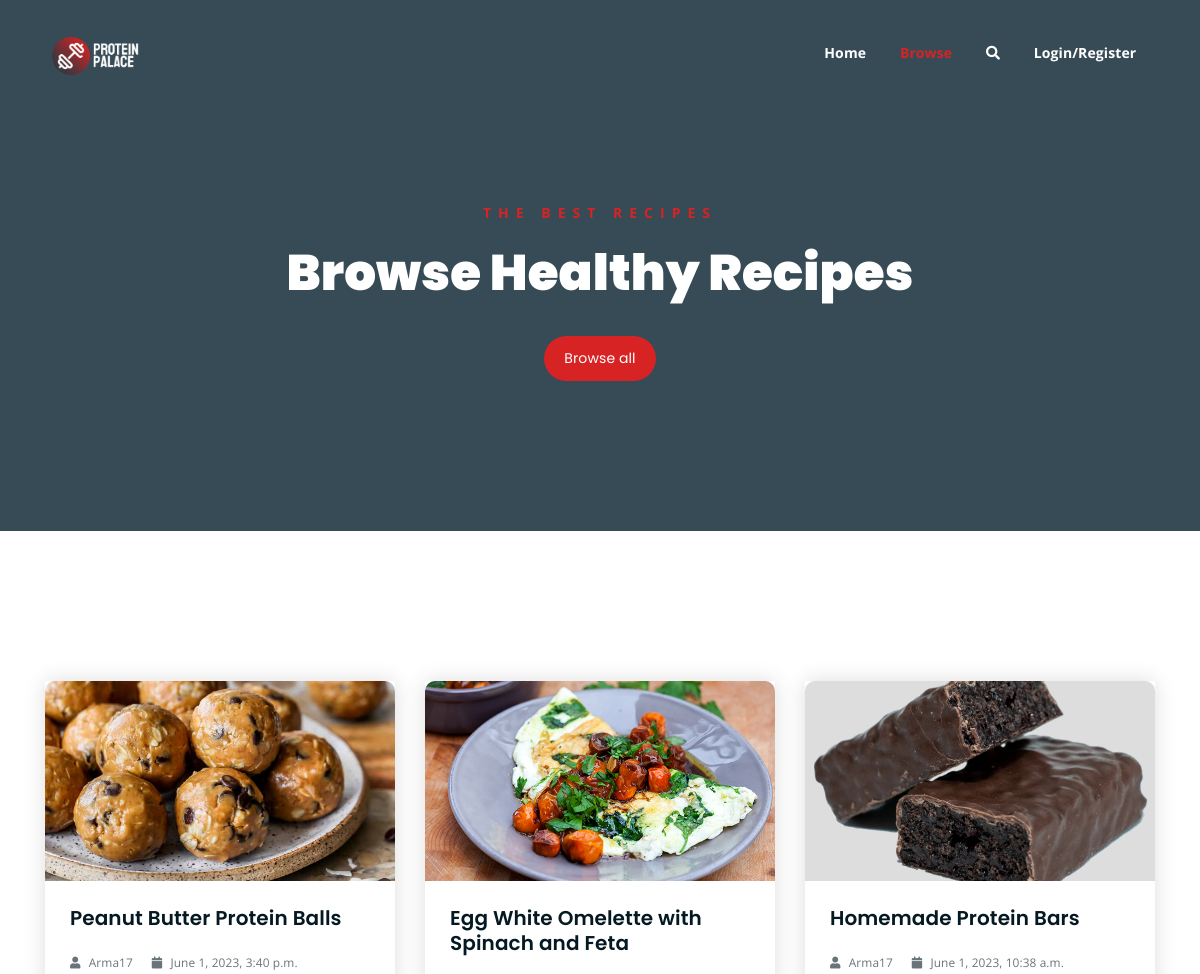
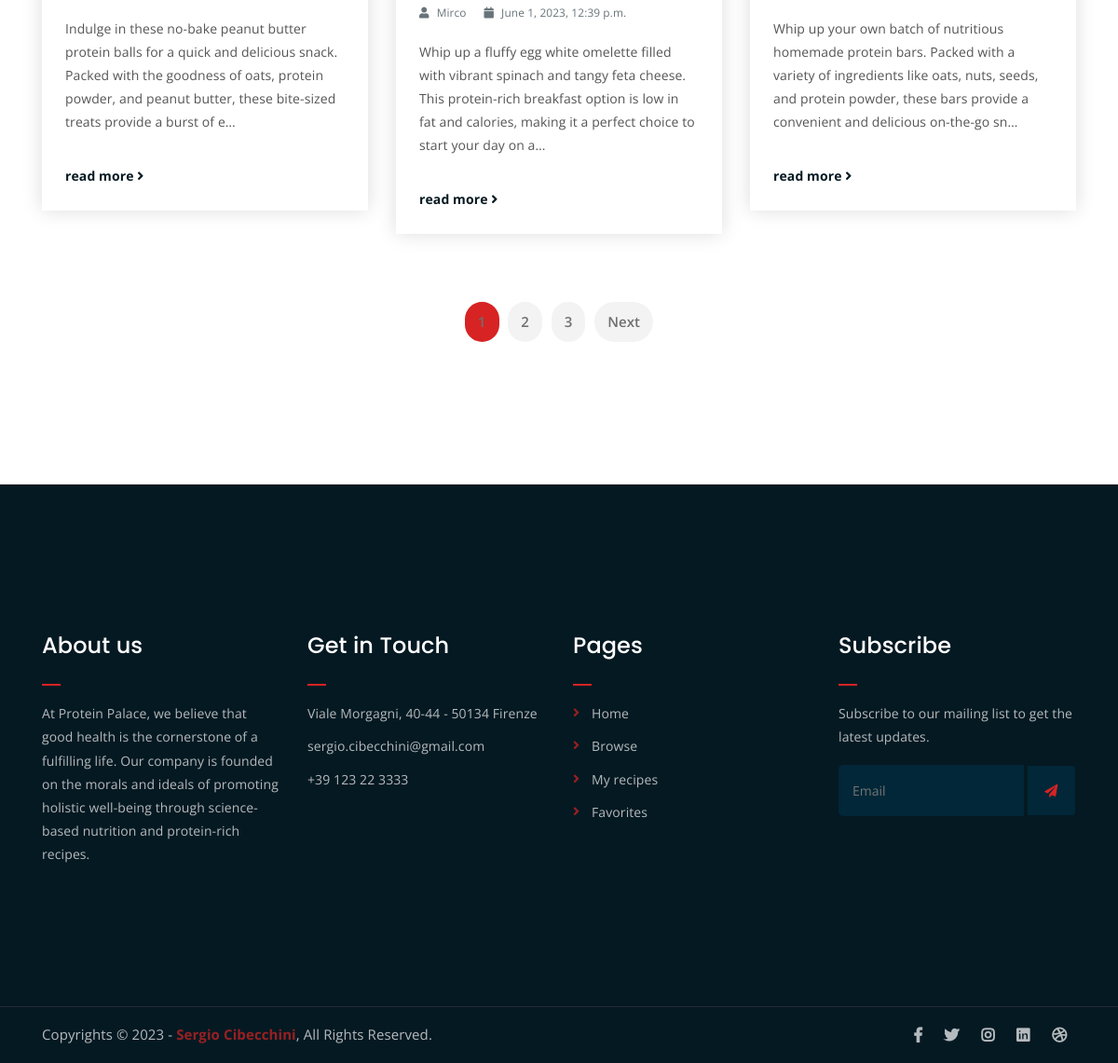
The page /browse/ on the database its author committed (2 pictures, top to bottom).
### ProteinPalaceApp/models.py (models this page shows, shortened)
class Recipe(models.Model):
    user = models.ForeignKey(User, on_delete=models.SET_NULL, null=True)
    name = models.CharField(max_length=255)
    image = models.ImageField(upload_to=recipe_image_filename)
    description = models.TextField()
    category = models.ForeignKey('Category', on_delete=models.CASCADE)
    comments = models.ManyToManyField('Comment', blank=True)
    createdAt = models.DateTimeField(auto_now_add=True)
    updatedAt = models.DateTimeField(auto_now=True)

### ProteinPalaceApp/views.py (the view)
# urls.py: path('browse/', views.browse, name = 'browse'),
def browse(request):
    num = int(request.GET.get('num', 1))  # 1 is the default value
    max_recipes_per_page = 3  # Set the maximum number of recipes to display per page
    recipes = Recipe.objects.order_by('-createdAt')  # Order recipes by the 'created_at' field in descending order
    paginator = Paginator(recipes, max_recipes_per_page)
    page = paginator.get_page(num)
    page_range = paginator.page_range
    max_pages = paginator.num_pages
    myDict = {
        "title": "Browse",
        "current_page": "browse",  # Set current_page to 'browse'
        "num": num,
        "recipes": page,
        "max_recipes_per_page": max_recipes_per_page,
        "page_range": page_range,
        "max_pages": max_pages,
    }
    return render(request, 'browse.html', context=myDict)

### templates/browse.html (shortened to what this page needs)
{% extends "index.html" %}
{% block content %}
<div class="breadcrumb-section breadcrumb-bg">
    <div class="container">
        <div class="row">
            <div class="col-lg-8 offset-lg-2 text-center">
                <div class="breadcrumb-text">
                    {% block breadcrumb-text %}
                    <p>The best recipes</p>
                    <h1>Browse Healthy Recipes</h1>
                    {% endblock %}
                </div>
                <div class="hero-btns">
                    {% block hero-btns %}
                    <a href="{% url 'browse' %}" class="boxed-btn">Browse all</a>
                    {% endblock %}
                </div>
            </div>
        </div>
    </div>
</div>
{% block data %}
<div class="latest-news mt-150 mb-150">
    <div class="container">
        {% block recipes %}
        <div class="row">
            {% for recipe in recipes %}
            <div class="col-lg-4 col-md-6">
                <div class="single-latest-news">
                    <a href="{% if recipe.pk %} {% url 'recipe-detail' recipe.pk %}{% endif %}">
                        <div class="latest-news-bg" style="background-image: url('{{ recipe.image.url }}');"></div>
                    </a>
                    <div class="news-text-box">
                        <h3><a href="{% if recipe.pk %} {% url 'recipe-detail' recipe.pk %}{% endif %}" >{{ recipe.name }}</a></h3>
                        <p class="blog-meta">
                            <span class="author"><i class="fas fa-user"></i> {{ recipe.user.username }}</span>
                            <span class="date"><i class="fas fa-calendar"></i> {{ recipe.createdAt }}</span>
                        </p>
                        <p class="excerpt">{{ recipe.description|truncatechars:200 }}</p>
                        <a href="{% if recipe.pk %} {% url 'recipe-detail' recipe.pk %}{% endif %}"  class="read-more-btn">read more <i class="fas fa-angle-right"></i></a>
                    </div>
                </div>
            </div>
            {% endfor %}
        </div>
        {% endblock %}
        <div class="row">
            <div class="container">
                <div class="row">
                    <div class="col-lg-12 text-center">
                        <div class="pagination-wrap">
                            <ul>
                                {% for page_num in page_range %}
                                    {% if page_num == num %}
                                        <li><a class="active" href="?num={{ page_num }}">{{ page_num }}</a></li>
                                    {% else %}
                                        <li><a href="?num={{ page_num }}">{{ page_num }}</a></li>
                                    {% endif %}
                                {% endfor %}
                                {% if num < max_pages %}
                                    <li><a href="?num={{ num|add:'1' }}">Next</a></li>
                                {% endif %}
                            </ul>
                        </div>
                    </div>
                </div>
            </div>
        </div>
    </div>
</div>
{% endblock %}
{% endblock %}

### static/styles/main.css (style rules this page uses)
:root { --website-accents: #D72323; --website-hover: #F2F2F2; --website-background: #303841; --website-text: #EEEEEE; --website-touches: #3A4750; }
html { font-size: 14px; font-weight: 400; line-height: 28px; height: 100%; }
body { font-family: "Open Sans", sans-serif; font-weight: 400; font-size: 1rem; letter-spacing: 0.1px; line-height: 1.8; color: var(--website-background); overflow-x: hidden; }
a { cursor: pointer; text-decoration: none; -webkit-transition: all 0.2s ease-in-out; -o-transition: all 0.2s ease-in-out; transition: all 0.2s ease-in-out; }
h1, .h1, h2, .h2, h3, .h3, h4, .h4, h5, .h5, h6, .h6 { font-family: "Poppins", sans-serif; font-weight: 700; margin: 0 0 1.25rem 0; color: #051922; }
h1:last-child, .h1:last-child, h2:last-child, .h2:last-child, h3:last-child, .h3:last-child, h4:last-child, .h4:last-child, h5:last-child, .h5:last-child, h6:last-child, .h6:last-child { margin: 0; }
h1, .h1 { font-size: 4rem; font-weight: 700; line-height: 4rem; }
h3, .h3 { font-size: 2rem; font-weight: 700; line-height: 2.25rem; }
p { font-family: "Open Sans", sans-serif; font-weight: 400; font-size: 1rem; letter-spacing: 0.1px; line-height: 1.8; color: #051922; margin: 0 0 1.25rem 0; }
.mt-150 { margin-top: 150px; }
.mb-150 { margin-bottom: 150px; }
a.boxed-btn { font-family: 'Poppins', sans-serif; display: inline-block; background-color: var(--website-accents); color: #fff; padding: 10px 20px; }
a.read-more-btn { display: inline-block; margin-top: 15px; color: #051922; -webkit-transition: 0.3s; -o-transition: 0.3s; transition: 0.3s; font-weight: 700; }
a.boxed-btn, a.bordered-btn, a.cart-btn { border-radius: 50px; }
.breadcrumb-bg { background-image: url(../img/breadcrumb-bg.jpg); }
.breadcrumb-text p { color: var(--website-accents); font-weight: 700; text-transform: uppercase; letter-spacing: 7px; }
.breadcrumb-text h1 { font-size: 50px; font-weight: 900; color: #fff; margin: 0; margin-top: 20px; }
.breadcrumb-section { padding: 150px 0; background-size: cover; background-position: center center; position: relative; z-index: 1; background-attachment: fixed; padding-top: 200px; }
.breadcrumb-section:after { position: absolute; left: 0; top: 0; width: 100%; height: 100%; content: ""; background-color: #07212e; z-index: -1; opacity: 0.8; }
a.boxed-btn { -webkit-transition: 0.3s; -o-transition: 0.3s; transition: 0.3s; }
.latest-news-bg { -webkit-transition: 0.3s; -o-transition: 0.3s; transition: 0.3s; }
.single-latest-news { -webkit-box-shadow: 0 0 20px #dddddd; box-shadow: 0 0 20px #dddddd; -webkit-transition: 0.3s; -o-transition: 0.3s; transition: 0.3s; }
.pagination-wrap ul li a { -webkit-transition: 0.3s; -o-transition: 0.3s; transition: 0.3s; }
html, body { height: 100%; }
.hero-btns { margin-top: 35px; }
.latest-news-bg { height: 200px; background-size: cover; background-position: center; border-radius: 10px; background-color: #ddd; border-bottom-right-radius: 0; border-bottom-left-radius: 0; }
.single-latest-news h3 { font-size: 20px; line-height: 1.25em; font-weight: 600; }
.single-latest-news h3 a { color: #051922; }
p.blog-meta span { margin-right: 15px; opacity: 0.6; color: #051922; font-size: 0.85em; }
p.blog-meta span:last-child { margin-right: 0; }
p.blog-meta span i { margin-right: 5px; }
p.excerpt { line-height: 1.8; color: #555; }
.news-text-box { padding: 25px; border-bottom-left-radius: 5px; border-bottom-right-radius: 5px; }
.single-latest-news { margin-bottom: 30px; }
.pagination-wrap { margin-top: 40px; }
.pagination-wrap ul { margin: 0; padding: 0; list-style: none; }
.pagination-wrap ul li { display: inline-block; }
.pagination-wrap ul li a { color: #6f6f6f; font-size: 15px; background-color: #f3f3f3; display: inline-block; padding: 8px 14px; border-radius: 5px; margin: 3px; font-weight: 600; border-radius: 50px; }
.pagination-wrap ul li a.active { background-color: var(--website-accents); }

### rows shown on the page
Recipe: image (picture), name "Peanut Butter Protein Balls", user.username "Arma17", createdAt "June 1, 2023, 3:40 p.m.", description "Indulge in these no-bake peanut butter protein balls for a quick and delicious snack. Packed with the goodness of oats, protein powder, and peanut butter, these bite-sized treats provide a burst of e…"
Recipe: image (picture), name "Egg White Omelette with Spinach and Feta", user.username "Mirco", createdAt "June 1, 2023, 12:39 p.m.", description "Whip up a fluffy egg white omelette filled with vibrant spinach and tangy feta cheese. This protein-rich breakfast option is low in fat and calories, making it a perfect choice to start your day on a…"
Recipe: image (picture), name "Homemade Protein Bars", user.username "Arma17", createdAt "June 1, 2023, 10:38 a.m.", description "Whip up your own batch of nutritious homemade protein bars. Packed with a variety of ingredients like oats, nuts, seeds, and protein powder, these bars provide a convenient and delicious on-the-go sn…"

### other values the page prints
{{ page_num }} "1"
{{ page_num }} "2" "3"
